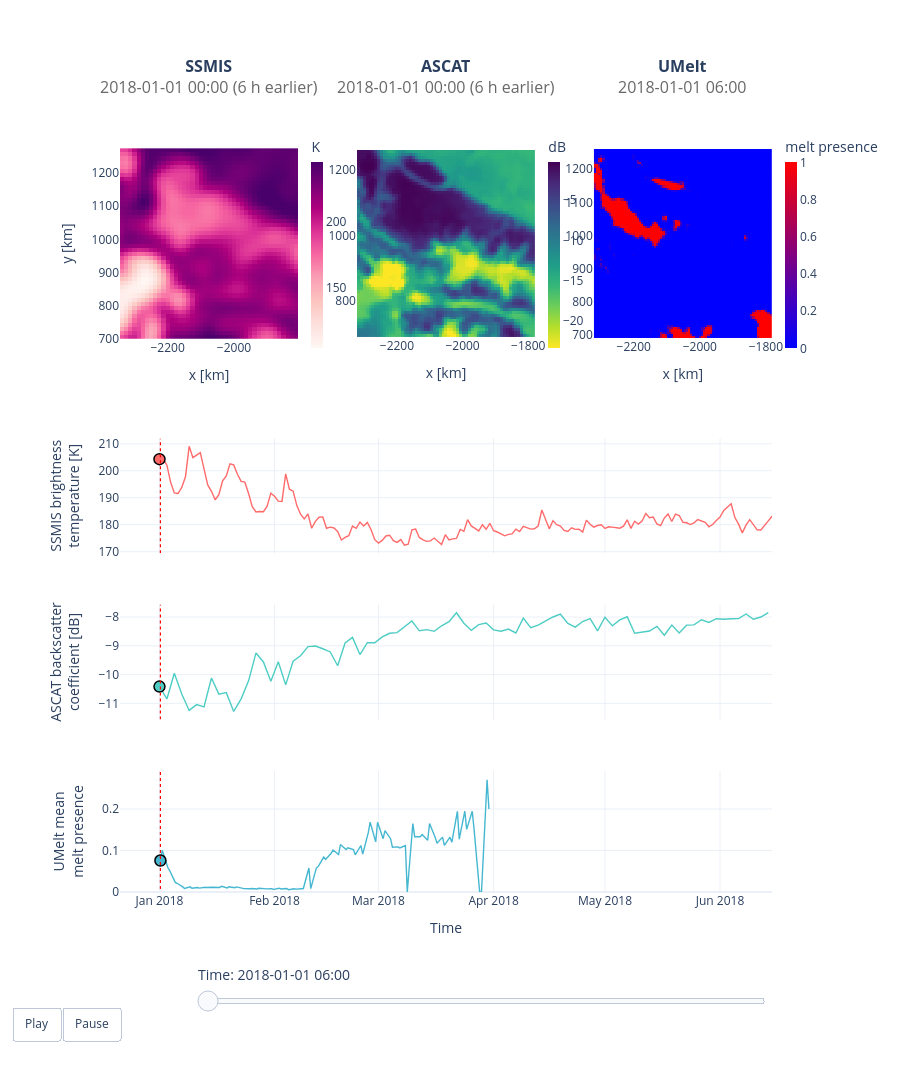

This figure's notebook cell:
### Markdown cell above
On the first row it shows two of the model's inputs, SSMIS and ASCAT, and the models's outpu, UMelt.   
Below, the timeseries shows the average value at the selected location for each timestep within the selected window.

The model actually gets a third input, a climatology obtained from Sentinel-1 average backscatter intensity over 
the years.  
 Since Sentinel-1 data are not provided by the API they are not reported here.

### Code cell
from dtc_is_notebook_helpers.uc4_umelt_plotting_helpers import build_umelt_explorer

fig_explorer = build_umelt_explorer(ssmis_ds, ascat_ds, umelt_ds)
fig_explorer.show()

### Figure 1 — Plotly figure (JSON) as saved in the notebook; plotly's stock layout.template omitted (floating-point values rounded to 4 significant figures; data arrays with more than 128 entries replaced by an {"elided": "..."} marker saying what was removed)
{"data": [{"coloraxis": "coloraxis", "hoverongaps": false, "hovertemplate": "x %{x:.1f} km<br>y %{y:.1f} km<br>%{z:.3g} K<extra>SSMIS</extra>", "type": "heatmap", "x": [-2338.0, -2325.0, -2312.0, -2300.0, -2288.0, -2275.0, -2262.0, -2250.0, -2238.0, -2225.0, -2212.0, -2200.0, -2188.0, -2175.0, -2162.0, -2150.0, -2138.0, -2125.0, -2112.0, -2100.0, -2088.0, -2075.0, -2062.0, -2050.0, -2038.0, -2025.0, -2012.0, -2000.0, -1988.0, -1975.0, -1962.0, -1950.0, -1938.0, -1925.0, -1912.0, -1900.0, -1888.0, -1875.0, -1862.0, -1850.0, -1838.0, -1825.0, -1812.0], "xaxis": "x", "y": [1269.0, 1256.0, 1244.0, 1231.0, 1219.0, 1206.0, 1194.0, 1181.0, 1169.0, 1156.0, 1144.0, 1131.0, 1119.0, 1106.0, 1094.0, 1081.0, 1069.0, 1056.0, 1044.0, 1031.0, 1019.0, 1006.0, 993.8, 981.2, 968.8, 956.2, 943.8, 931.2, 918.8, 906.2, 893.8, 881.2, 868.8, 856.2, 843.8, 831.2, 818.8, 806.2, 793.8, 781.2, 768.8, 756.2, 743.8, 731.2, 718.8, 706.2], "yaxis": "y", "z": {"elided": "46x43 float values"}}, {"coloraxis": "coloraxis2", "hoverongaps": false, "hovertemplate": "x %{x:.1f} km<br>y %{y:.1f} km<br>%{z:.3g} dB<extra>ASCAT</extra>", "type": "heatmap", "x": [-2318.0, -2309.0, -2300.0, -2291.0, -2282.0, -2273.0, -2264.0, -2255.0, -2246.0, -2237.0, -2229.0, -2220.0, -2211.0, -2202.0, -2193.0, -2184.0, -2175.0, -2166.0, -2157.0, -2148.0, -2140.0, -2131.0, -2122.0, -2113.0, -2104.0, -2095.0, -2086.0, -2077.0, -2068.0, -2059.0, -2051.0, -2042.0, -2033.0, -2024.0, -2015.0, -2006.0, -1997.0, -1988.0, -1979.0, -1970.0, -1962.0, -1953.0, -1944.0, -1935.0, -1926.0, -1917.0, -1908.0, -1899.0, -1890.0, -1881.0, -1873.0, -1864.0, -1855.0, -1846.0, -1837.0, -1828.0, -1819.0, -1810.0, -1801.0, -1792.0, -1784.0], "xaxis": "x2", "y": [1256.0, 1247.0, 1238.0, 1229.0, 1220.0, 1211.0, 1202.0, 1194.0, 1185.0, 1176.0, 1167.0, 1158.0, 1149.0, 1140.0, 1131.0, 1122.0, 1113.0, 1105.0, 1096.0, 1087.0, 1078.0, 1069.0, 1060.0, 1051.0, 1042.0, 1033.0, 1024.0, 1016.0, 1007.0, 997.7, 988.8, 979.9, 971.0, 962.1, 953.2, 944.3, 935.4, 926.5, 917.6, 908.7, 899.8, 890.9, 882.0, 873.1, 864.2, 855.3, 846.4, 837.5, 828.6, 819.7, 810.8, 801.9, 793.0, 784.1, 775.2, 766.3, 757.4, 748.5, 739.6, 730.7, 721.8, 712.9, 704.0, 695.1], "yaxis": "y2", "z": {"elided": "64x61 float values"}}, {"coloraxis": "coloraxis3", "hoverongaps": false, "hovertemplate": "x %{x:.1f} km<br>y %{y:.1f} km<br>%{z:.3g} melt presence<extra>UMelt</extra>", "type": "heatmap", "x": [-2318.0, -2311.0, -2305.0, -2298.0, -2292.0, -2285.0, -2279.0, -2272.0, -2266.0, -2259.0, -2253.0, -2246.0, -2240.0, -2233.0, -2227.0, -2220.0, -2214.0, -2207.0, -2201.0, -2194.0, -2188.0, -2181.0, -2175.0, -2168.0, -2162.0, -2155.0, -2149.0, -2142.0, -2136.0, -2129.0, -2123.0, -2116.0, -2110.0, -2103.0, -2097.0, -2090.0, -2084.0, -2077.0, -2071.0, -2064.0, -2058.0, -2051.0, -2045.0, -2038.0, -2032.0, -2025.0, -2019.0, -2012.0, -2006.0, -1999.0, -1993.0, -1986.0, -1980.0, -1973.0, -1967.0, -1960.0, -1954.0, -1947.0, -1941.0, -1934.0, -1928.0, -1921.0, -1915.0, -1908.0, -1902.0, -1895.0, -1889.0, -1882.0, -1876.0, -1869.0, -1863.0, -1856.0, -1850.0, -1843.0, -1837.0, -1830.0, -1824.0, -1817.0, -1811.0, -1804.0, -1798.0, -1791.0, -1785.0], "xaxis": "x3", "y": [1258.0, 1252.0, 1245.0, 1239.0, 1232.0, 1226.0, 1219.0, 1213.0, 1206.0, 1200.0, 1193.0, 1187.0, 1180.0, 1174.0, 1167.0, 1161.0, 1154.0, 1148.0, 1141.0, 1135.0, 1128.0, 1122.0, 1115.0, 1109.0, 1102.0, 1096.0, 1089.0, 1083.0, 1076.0, 1070.0, 1063.0, 1057.0, 1050.0, 1044.0, 1037.0, 1031.0, 1024.0, 1018.0, 1011.0, 1005.0, 998.2, 991.8, 985.2, 978.8, 972.2, 965.8, 959.2, 952.8, 946.2, 939.8, 933.2, 926.8, 920.2, 913.8, 907.2, 900.8, 894.2, 887.8, 881.2, 874.8, 868.2, 861.8, 855.2, 848.8, 842.2, 835.8, 829.2, 822.8, 816.2, 809.8, 803.2, 796.8, 790.2, 783.8, 777.2, 770.8, 764.2, 757.8, 751.2, 744.8, 738.2, 731.8, 725.2, 718.8, 712.2, 705.8, 699.2, 692.8], "yaxis": "y3", "z": {"elided": "88x83 float values"}}, {"connectgaps": false, "hovertemplate": "%{x|%Y-%m-%d %H:%M}<br>%{y:.3g}<extra>SSMIS</extra>", "line": {"color": "#FF6B6B", "width": 1.4}, "mode": "lines", "type": "scatter", "x": {"elided": "166 str values"}, "xaxis": "x4", "y": {"elided": "166 float values"}, "yaxis": "y4"}, {"connectgaps": false, "hovertemplate": "%{x|%Y-%m-%d %H:%M}<br>%{y:.3g}<extra>ASCAT</extra>", "line": {"color": "#4ECDC4", "width": 1.4}, "mode": "lines", "type": "scatter", "x": ["2018-01-01T00:00:00", "2018-01-03T00:00:00", "2018-01-05T00:00:00", "2018-01-07T00:00:00", "2018-01-09T00:00:00", "2018-01-11T00:00:00", "2018-01-13T00:00:00", "2018-01-15T00:00:00", "2018-01-17T00:00:00", "2018-01-19T00:00:00", "2018-01-21T00:00:00", "2018-01-23T00:00:00", "2018-01-25T00:00:00", "2018-01-27T00:00:00", "2018-01-29T00:00:00", "2018-01-31T00:00:00", "2018-02-02T00:00:00", "2018-02-04T00:00:00", "2018-02-06T00:00:00", "2018-02-08T00:00:00", "2018-02-10T00:00:00", "2018-02-12T00:00:00", "2018-02-14T00:00:00", "2018-02-16T00:00:00", "2018-02-18T00:00:00", "2018-02-20T00:00:00", "2018-02-22T00:00:00", "2018-02-24T00:00:00", "2018-02-26T00:00:00", "2018-02-28T00:00:00", "2018-03-02T00:00:00", "2018-03-04T00:00:00", "2018-03-06T00:00:00", "2018-03-08T00:00:00", "2018-03-10T00:00:00", "2018-03-12T00:00:00", "2018-03-14T00:00:00", "2018-03-16T00:00:00", "2018-03-18T00:00:00", "2018-03-20T00:00:00", "2018-03-22T00:00:00", "2018-03-24T00:00:00", "2018-03-26T00:00:00", "2018-03-28T00:00:00", "2018-03-30T00:00:00", "2018-04-01T00:00:00", "2018-04-03T00:00:00", "2018-04-05T00:00:00", "2018-04-07T00:00:00", "2018-04-09T00:00:00", "2018-04-11T00:00:00", "2018-04-13T00:00:00", "2018-04-15T00:00:00", "2018-04-17T00:00:00", "2018-04-19T00:00:00", "2018-04-21T00:00:00", "2018-04-23T00:00:00", "2018-04-25T00:00:00", "2018-04-27T00:00:00", "2018-04-29T00:00:00", "2018-05-01T00:00:00", "2018-05-03T00:00:00", "2018-05-05T00:00:00", "2018-05-07T00:00:00", "2018-05-09T00:00:00", "2018-05-11T00:00:00", "2018-05-13T00:00:00", "2018-05-15T00:00:00", "2018-05-17T00:00:00", "2018-05-19T00:00:00", "2018-05-21T00:00:00", "2018-05-23T00:00:00", "2018-05-25T00:00:00", "2018-05-27T00:00:00", "2018-05-29T00:00:00", "2018-05-31T00:00:00", "2018-06-02T00:00:00", "2018-06-04T00:00:00", "2018-06-06T00:00:00", "2018-06-08T00:00:00", "2018-06-10T00:00:00", "2018-06-12T00:00:00", "2018-06-14T00:00:00"], "xaxis": "x5", "y": [-10.42, -10.85, -9.952, -10.67, -11.24, -11.04, -11.12, -10.12, -10.68, -10.63, -11.28, -10.84, -10.22, -9.248, -9.56, -10.23, -9.553, -10.36, -9.537, -9.344, -9.027, -9.006, -9.103, -9.213, -9.693, -8.902, -8.71, -9.304, -8.893, -8.892, -8.69, -8.565, -8.543, -8.336, -8.14, -8.48, -8.439, -8.499, -8.304, -8.163, -7.853, -8.214, -8.465, -8.263, -8.212, -8.447, -8.493, -8.417, -8.555, -8.04, -8.37, -8.282, -8.144, -8.0, -7.903, -8.22, -8.352, -8.156, -8.054, -8.479, -8.006, -8.308, -8.101, -7.991, -8.565, -8.531, -8.486, -8.327, -8.635, -8.282, -8.554, -8.283, -8.274, -8.094, -8.188, -8.059, -8.078, -8.06, -8.057, -7.896, -8.076, -8.0, -7.845], "yaxis": "y5"}, {"connectgaps": false, "hovertemplate": "%{x|%Y-%m-%d %H:%M}<br>%{y:.3g}<extra>UMelt</extra>", "line": {"color": "#45B7D1", "width": 1.4}, "mode": "lines", "type": "scatter", "x": ["2018-01-01T06:00:00", "2018-01-01T18:00:00", "2018-01-03T06:00:00", "2018-01-03T18:00:00", "2018-01-05T06:00:00", "2018-01-05T18:00:00", "2018-01-07T06:00:00", "2018-01-07T18:00:00", "2018-01-09T06:00:00", "2018-01-09T18:00:00", "2018-01-11T06:00:00", "2018-01-11T18:00:00", "2018-01-13T06:00:00", "2018-01-13T18:00:00", "2018-01-15T06:00:00", "2018-01-15T18:00:00", "2018-01-17T06:00:00", "2018-01-17T18:00:00", "2018-01-19T06:00:00", "2018-01-19T18:00:00", "2018-01-21T06:00:00", "2018-01-21T18:00:00", "2018-01-23T06:00:00", "2018-01-23T18:00:00", "2018-01-25T06:00:00", "2018-01-25T18:00:00", "2018-01-27T06:00:00", "2018-01-27T18:00:00", "2018-01-29T06:00:00", "2018-01-29T18:00:00", "2018-01-31T06:00:00", "2018-01-31T18:00:00", "2018-02-02T06:00:00", "2018-02-02T18:00:00", "2018-02-04T06:00:00", "2018-02-04T18:00:00", "2018-02-06T06:00:00", "2018-02-06T18:00:00", "2018-02-08T06:00:00", "2018-02-08T18:00:00", "2018-02-10T06:00:00", "2018-02-10T18:00:00", "2018-02-12T06:00:00", "2018-02-12T18:00:00", "2018-02-14T06:00:00", "2018-02-14T18:00:00", "2018-02-16T06:00:00", "2018-02-16T18:00:00", "2018-02-18T06:00:00", "2018-02-18T18:00:00", "2018-02-20T06:00:00", "2018-02-20T18:00:00", "2018-02-22T06:00:00", "2018-02-22T18:00:00", "2018-02-24T06:00:00", "2018-02-24T18:00:00", "2018-02-26T06:00:00", "2018-02-26T18:00:00", "2018-02-28T06:00:00", "2018-02-28T18:00:00", "2018-03-02T06:00:00", "2018-03-02T18:00:00", "2018-03-04T06:00:00", "2018-03-04T18:00:00", "2018-03-06T06:00:00", "2018-03-06T18:00:00", "2018-03-08T06:00:00", "2018-03-08T18:00:00", "2018-03-10T06:00:00", "2018-03-10T18:00:00", "2018-03-12T06:00:00", "2018-03-12T18:00:00", "2018-03-14T06:00:00", "2018-03-14T18:00:00", "2018-03-16T06:00:00", "2018-03-16T18:00:00", "2018-03-18T06:00:00", "2018-03-18T18:00:00", "2018-03-20T06:00:00", "2018-03-20T18:00:00", "2018-03-22T06:00:00", "2018-03-22T18:00:00", "2018-03-24T06:00:00", "2018-03-24T18:00:00", "2018-03-26T06:00:00", "2018-03-26T18:00:00", "2018-03-28T06:00:00", "2018-03-28T18:00:00", "2018-03-30T06:00:00", "2018-03-30T18:00:00"], "xaxis": "x6", "y": [0.07579, 0.1006, 0.05902, 0.05168, 0.02318, 0.02105, 0.01233, 0.008378, 0.01238, 0.009156, 0.01069, 0.009399, 0.01155, 0.01069, 0.01157, 0.01139, 0.01094, 0.01386, 0.009828, 0.01259, 0.01023, 0.01224, 0.008092, 0.008127, 0.007647, 0.008567, 0.007403, 0.008985, 0.008241, 0.007619, 0.007653, 0.006465, 0.009119, 0.00723, 0.008593, 0.005616, 0.007953, 0.007062, 0.007952, 0.008313, 0.05772, 0.008002, 0.05769, 0.06112, 0.08414, 0.07837, 0.09335, 0.1012, 0.09027, 0.1143, 0.1023, 0.1064, 0.1023, 0.0895, 0.1121, 0.09131, 0.1429, 0.1681, 0.1207, 0.1681, 0.1285, 0.1477, 0.1284, 0.108, 0.1087, 0.1061, 0.1117, 0.0, 0.165, 0.1333, 0.1333, 0.1385, 0.1247, 0.1651, 0.1322, 0.1175, 0.1322, 0.1122, 0.1322, 0.1197, 0.1945, 0.1275, 0.1946, 0.1509, 0.1946, 0.1509, 0.0, 0.0, 0.2702, 0.1997], "yaxis": "y6"}, {"hoverinfo": "skip", "marker": {"color": "#FF6B6B", "line": {"color": "black", "width": 1.5}, "size": 11}, "mode": "markers", "type": "scatter", "x": ["2018-01-01T00:00:00"], "xaxis": "x4", "y": [204.3], "yaxis": "y4"}, {"hoverinfo": "skip", "marker": {"color": "#4ECDC4", "line": {"color": "black", "width": 1.5}, "size": 11}, "mode": "markers", "type": "scatter", "x": ["2018-01-01T00:00:00"], "xaxis": "x5", "y": [-10.42], "yaxis": "y5"}, {"hoverinfo": "skip", "marker": {"color": "#45B7D1", "line": {"color": "black", "width": 1.5}, "size": 11}, "mode": "markers", "type": "scatter", "x": ["2018-01-01T06:00:00"], "xaxis": "x6", "y": [0.07579], "yaxis": "y6"}, {"hoverinfo": "skip", "line": {"color": "red", "dash": "dot", "width": 1.2}, "mode": "lines", "type": "scatter", "x": ["2018-01-01T06:00:00", "2018-01-01T06:00:00"], "xaxis": "x4", "y": [169.5, 212.0], "yaxis": "y4"}, {"hoverinfo": "skip", "line": {"color": "red", "dash": "dot", "width": 1.2}, "mode": "lines", "type": "scatter", "x": ["2018-01-01T06:00:00", "2018-01-01T06:00:00"], "xaxis": "x5", "y": [-11.56, -7.57], "yaxis": "y5"}, {"hoverinfo": "skip", "line": {"color": "red", "dash": "dot", "width": 1.2}, "mode": "lines", "type": "scatter", "x": ["2018-01-01T06:00:00", "2018-01-01T06:00:00"], "xaxis": "x6", "y": [-0.02162, 0.2919], "yaxis": "y6"}, {"coloraxis": "coloraxis", "hoverinfo": "skip", "opacity": 0, "type": "heatmap", "x": [-2338.0, -2337.0], "xaxis": "x", "y": [1269.0], "yaxis": "y", "z": [[104.7, 244.4]]}, {"coloraxis": "coloraxis2", "hoverinfo": "skip", "opacity": 0, "type": "heatmap", "x": [-2318.0, -2318.0], "xaxis": "x2", "y": [1256.0], "yaxis": "y2", "z": [[-23.4, -0.3137]]}, {"coloraxis": "coloraxis3", "hoverinfo": "skip", "opacity": 0, "type": "heatmap", "x": [-2318.0, -2318.0], "xaxis": "x3", "y": [1258.0], "yaxis": "y3", "z": [[0, 1]]}], "layout": {"annotations": [{"font": {"size": 16}, "showarrow": false, "text": "<b>SSMIS</b><br><span style='color:dimgray'>2018-01-01 00:00 (6 h earlier)</span>", "x": 0.1367, "xanchor": "center", "xref": "paper", "y": 1, "yanchor": "bottom", "yref": "paper"}, {"font": {"size": 16}, "showarrow": false, "text": "<b>ASCAT</b><br><span style='color:dimgray'>2018-01-01 00:00 (6 h earlier)</span>", "x": 0.5, "xanchor": "center", "xref": "paper", "y": 1, "yanchor": "bottom", "yref": "paper"}, {"font": {"size": 16}, "showarrow": false, "text": "<b>UMelt</b><br><span style='color:dimgray'>2018-01-01 06:00</span>", "x": 0.8633, "xanchor": "center", "xref": "paper", "y": 1, "yanchor": "bottom", "yref": "paper"}], "coloraxis": {"cmax": 244.4, "cmin": 104.7, "colorbar": {"len": 0.2898, "thickness": 12, "title": {"text": "K"}, "x": 0.2783, "xanchor": "left", "y": 0.8189}, "colorscale": [[0, "rgb(255,247,243)"], [0.125, "rgb(253,224,221)"], [0.25, "rgb(252,197,192)"], [0.375, "rgb(250,159,181)"], [0.5, "rgb(247,104,161)"], [0.625, "rgb(221,52,151)"], [0.75, "rgb(174,1,126)"], [0.875, "rgb(122,1,119)"], [1, "rgb(73,0,106)"]], "reversescale": false}, "coloraxis2": {"cmax": -0.3137, "cmin": -23.4, "colorbar": {"len": 0.2898, "thickness": 12, "title": {"text": "dB"}, "x": 0.6417, "xanchor": "left", "y": 0.8189}, "colorscale": [[0, "#440154"], [0.1111, "#482878"], [0.2222, "#3e4989"], [0.3333, "#31688e"], [0.4444, "#26828e"], [0.5556, "#1f9e89"], [0.6667, "#35b779"], [0.7778, "#6ece58"], [0.8889, "#b5de2b"], [1, "#fde725"]], "reversescale": true}, "coloraxis3": {"cmax": 1, "cmin": 0, "colorbar": {"len": 0.2898, "thickness": 12, "title": {"text": "melt presence"}, "x": 1.005, "xanchor": "left", "y": 0.8189}, "colorscale": [[0, "rgb(0,0,255)"], [1, "rgb(255,0,0)"]], "reversescale": false}, "height": 1100, "margin": {"b": 200, "l": 80, "r": 120, "t": 100}, "meta": {"approx_mb": 6.6, "coarsen": {"ascat": 2, "ssmis": 2, "umelt": 13}, "reference": "umelt", "steps": 90}, "showlegend": false, "sliders": [{"active": 0, "currentvalue": {"font": {"color": "#2a3f5f", "size": 14}, "prefix": "Time: "}, "font": {"color": "rgba(0,0,0,0)"}, "len": 0.88, "pad": {"t": 70}, "steps": [{"args": [["0"], {"frame": {"duration": 0, "redraw": true}, "mode": "immediate", "transition": {"duration": 0}}], "label": "2018-01-01 06:00", "method": "animate"}, {"args": [["1"], {"frame": {"duration": 0, "redraw": true}, "mode": "immediate", "transition": {"duration": 0}}], "label": "2018-01-01 18:00", "method": "animate"}, {"args": [["2"], {"frame": {"duration": 0, "redraw": true}, "mode": "immediate", "transition": {"duration": 0}}], "label": "2018-01-03 06:00", "method": "animate"}, {"args": [["3"], {"frame": {"duration": 0, "redraw": true}, "mode": "immediate", "transition": {"duration": 0}}], "label": "2018-01-03 18:00", "method": "animate"}, {"args": [["4"], {"frame": {"duration": 0, "redraw": true}, "mode": "immediate", "transition": {"duration": 0}}], "label": "2018-01-05 06:00", "method": "animate"}, {"args": [["5"], {"frame": {"duration": 0, "redraw": true}, "mode": "immediate", "transition": {"duration": 0}}], "label": "2018-01-05 18:00", "method": "animate"}, {"args": [["6"], {"frame": {"duration": 0, "redraw": true}, "mode": "immediate", "transition": {"duration": 0}}], "label": "2018-01-07 06:00", "method": "animate"}, {"args": [["7"], {"frame": {"duration": 0, "redraw": true}, "mode": "immediate", "transition": {"duration": 0}}], "label": "2018-01-07 18:00", "method": "animate"}, {"args": [["8"], {"frame": {"duration": 0, "redraw": true}, "mode": "immediate", "transition": {"duration": 0}}], "label": "2018-01-09 06:00", "method": "animate"}, {"args": [["9"], {"frame": {"duration": 0, "redraw": true}, "mode": "immediate", "transition": {"duration": 0}}], "label": "2018-01-09 18:00", "method": "animate"}, {"args": [["10"], {"frame": {"duration": 0, "redraw": true}, "mode": "immediate", "transition": {"duration": 0}}], "label": "2018-01-11 06:00", "method": "animate"}, {"args": [["11"], {"frame": {"duration": 0, "redraw": true}, "mode": "immediate", "transition": {"duration": 0}}], "label": "2018-01-11 18:00", "method": "animate"}, {"args": [["12"], {"frame": {"duration": 0, "redraw": true}, "mode": "immediate", "transition": {"duration": 0}}], "label": "2018-01-13 06:00", "method": "animate"}, {"args": [["13"], {"frame": {"duration": 0, "redraw": true}, "mode": "immediate", "transition": {"duration": 0}}], "label": "2018-01-13 18:00", "method": "animate"}, {"args": [["14"], {"frame": {"duration": 0, "redraw": true}, "mode": "immediate", "transition": {"duration": 0}}], "label": "2018-01-15 06:00", "method": "animate"}, {"args": [["15"], {"frame": {"duration": 0, "redraw": true}, "mode": "immediate", "transition": {"duration": 0}}], "label": "2018-01-15 18:00", "method": "animate"}, {"args": [["16"], {"frame": {"duration": 0, "redraw": true}, "mode": "immediate", "transition": {"duration": 0}}], "label": "2018-01-17 06:00", "method": "animate"}, {"args": [["17"], {"frame": {"duration": 0, "redraw": true}, "mode": "immediate", "transition": {"duration": 0}}], "label": "2018-01-17 18:00", "method": "animate"}, {"args": [["18"], {"frame": {"duration": 0, "redraw": true}, "mode": "immediate", "transition": {"duration": 0}}], "label": "2018-01-19 06:00", "method": "animate"}, {"args": [["19"], {"frame": {"duration": 0, "redraw": true}, "mode": "immediate", "transition": {"duration": 0}}], "label": "2018-01-19 18:00", "method": "animate"}, {"args": [["20"], {"frame": {"duration": 0, "redraw": true}, "mode": "immediate", "transition": {"duration": 0}}], "label": "2018-01-21 06:00", "method": "animate"}, {"args": [["21"], {"frame": {"duration": 0, "redraw": true}, "mode": "immediate", "transition": {"duration": 0}}], "label": "2018-01-21 18:00", "method": "animate"}, {"args": [["22"], {"frame": {"duration": 0, "redraw": true}, "mode": "immediate", "transition": {"duration": 0}}], "label": "2018-01-23 06:00", "method": "animate"}, {"args": [["23"], {"frame": {"duration": 0, "redraw": true}, "mode": "immediate", "transition": {"duration": 0}}], "label": "2018-01-23 18:00", "method": "animate"}, {"args": [["24"], {"frame": {"duration": 0, "redraw": true}, "mode": "immediate", "transition": {"duration": 0}}], "label": "2018-01-25 06:00", "method": "animate"}, {"args": [["25"], {"frame": {"duration": 0, "redraw": true}, "mode": "immediate", "transition": {"duration": 0}}], "label": "2018-01-25 18:00", "method": "animate"}, {"args": [["26"], {"frame": {"duration": 0, "redraw": true}, "mode": "immediate", "transition": {"duration": 0}}], "label": "2018-01-27 06:00", "method": "animate"}, {"args": [["27"], {"frame": {"duration": 0, "redraw": true}, "mode": "immediate", "transition": {"duration": 0}}], "label": "2018-01-27 18:00", "method": "animate"}, {"args": [["28"], {"frame": {"duration": 0, "redraw": true}, "mode": "immediate", "transition": {"duration": 0}}], "label": "2018-01-29 06:00", "method": "animate"}, {"args": [["29"], {"frame": {"duration": 0, "redraw": true}, "mode": "immediate", "transition": {"duration": 0}}], "label": "2018-01-29 18:00", "method": "animate"}, {"args": [["30"], {"frame": {"duration": 0, "redraw": true}, "mode": "immediate", "transition": {"duration": 0}}], "label": "2018-01-31 06:00", "method": "animate"}, {"args": [["31"], {"frame": {"duration": 0, "redraw": true}, "mode": "immediate", "transition": {"duration": 0}}], "label": "2018-01-31 18:00", "method": "animate"}, {"args": [["32"], {"frame": {"duration": 0, "redraw": true}, "mode": "immediate", "transition": {"duration": 0}}], "label": "2018-02-02 06:00", "method": "animate"}, {"args": [["33"], {"frame": {"duration": 0, "redraw": true}, "mode": "immediate", "transition": {"duration": 0}}], "label": "2018-02-02 18:00", "method": "animate"}, {"args": [["34"], {"frame": {"duration": 0, "redraw": true}, "mode": "immediate", "transition": {"duration": 0}}], "label": "2018-02-04 06:00", "method": "animate"}, {"args": [["35"], {"frame": {"duration": 0, "redraw": true}, "mode": "immediate", "transition": {"duration": 0}}], "label": "2018-02-04 18:00", "method": "animate"}, {"args": [["36"], {"frame": {"duration": 0, "redraw": true}, "mode": "immediate", "transition": {"duration": 0}}], "label": "2018-02-06 06:00", "method": "animate"}, {"args": [["37"], {"frame": {"duration": 0, "redraw": true}, "mode": "immediate", "transition": {"duration": 0}}], "label": "2018-02-06 18:00", "method": "animate"}, {"args": [["38"], {"frame": {"duration": 0, "redraw": true}, "mode": "immediate", "transition": {"duration": 0}}], "label": "2018-02-08 06:00", "method": "animate"}, {"args": [["39"], {"frame": {"duration": 0, "redraw": true}, "mode": "immediate", "transition": {"duration": 0}}], "label": "2018-02-08 18:00", "method": "animate"}, {"args": [["40"], {"frame": {"duration": 0, "redraw": true}, "mode": "immediate", "transition": {"duration": 0}}], "label": "2018-02-10 06:00", "method": "animate"}, {"args": [["41"], {"frame": {"duration": 0, "redraw": true}, "mode": "immediate", "transition": {"duration": 0}}], "label": "2018-02-10 18:00", "method": "animate"}, {"args": [["42"], {"frame": {"duration": 0, "redraw": true}, "mode": "immediate", "transition": {"duration": 0}}], "label": "2018-02-12 06:00", "method": "animate"}, {"args": [["43"], {"frame": {"duration": 0, "redraw": true}, "mode": "immediate", "transition": {"duration": 0}}], "label": "2018-02-12 18:00", "method": "animate"}, {"args": [["44"], {"frame": {"duration": 0, "redraw": true}, "mode": "immediate", "transition": {"duration": 0}}], "label": "2018-02-14 06:00", "method": "animate"}, {"args": [["45"], {"frame": {"duration": 0, "redraw": true}, "mode": "immediate", "transition": {"duration": 0}}], "label": "2018-02-14 18:00", "method": "animate"}, {"args": [["46"], {"frame": {"duration": 0, "redraw": true}, "mode": "immediate", "transition": {"duration": 0}}], "label": "2018-02-16 06:00", "method": "animate"}, {"args": [["47"], {"frame": {"duration": 0, "redraw": true}, "mode": "immediate", "transition": {"duration": 0}}], "label": "2018-02-16 18:00", "method": "animate"}, {"args": [["48"], {"frame": {"duration": 0, "redraw": true}, "mode": "immediate", "transition": {"duration": 0}}], "label": "2018-02-18 06:00", "method": "animate"}, {"args": [["49"], {"frame": {"duration": 0, "redraw": true}, "mode": "immediate", "transition": {"duration": 0}}], "label": "2018-02-18 18:00", "method": "animate"}, {"args": [["50"], {"frame": {"duration": 0, "redraw": true}, "mode": "immediate", "transition": {"duration": 0}}], "label": "2018-02-20 06:00", "method": "animate"}, {"args": [["51"], {"frame": {"duration": 0, "redraw": true}, "mode": "immediate", "transition": {"duration": 0}}], "label": "2018-02-20 18:00", "method": "animate"}, {"args": [["52"], {"frame": {"duration": 0, "redraw": true}, "mode": "immediate", "transition": {"duration": 0}}], "label": "2018-02-22 06:00", "method": "animate"}, {"args": [["53"], {"frame": {"duration": 0, "redraw": true}, "mode": "immediate", "transition": {"duration": 0}}], "label": "2018-02-22 18:00", "method": "animate"}, {"args": [["54"], {"frame": {"duration": 0, "redraw": true}, "mode": "immediate", "transition": {"duration": 0}}], "label": "2018-02-24 06:00", "method": "animate"}, {"args": [["55"], {"frame": {"duration": 0, "redraw": true}, "mode": "immediate", "transition": {"duration": 0}}], "label": "2018-02-24 18:00", "method": "animate"}, {"args": [["56"], {"frame": {"duration": 0, "redraw": true}, "mode": "immediate", "transition": {"duration": 0}}], "label": "2018-02-26 06:00", "method": "animate"}, {"args": [["57"], {"frame": {"duration": 0, "redraw": true}, "mode": "immediate", "transition": {"duration": 0}}], "label": "2018-02-26 18:00", "method": "animate"}, {"args": [["58"], {"frame": {"duration": 0, "redraw": true}, "mode": "immediate", "transition": {"duration": 0}}], "label": "2018-02-28 06:00", "method": "animate"}, {"args": [["59"], {"frame": {"duration": 0, "redraw": true}, "mode": "immediate", "transition": {"duration": 0}}], "label": "2018-02-28 18:00", "method": "animate"}, {"args": [["60"], {"frame": {"duration": 0, "redraw": true}, "mode": "immediate", "transition": {"duration": 0}}], "label": "2018-03-02 06:00", "method": "animate"}, {"args": [["61"], {"frame": {"duration": 0, "redraw": true}, "mode": "immediate", "transition": {"duration": 0}}], "label": "2018-03-02 18:00", "method": "animate"}, {"args": [["62"], {"frame": {"duration": 0, "redraw": true}, "mode": "immediate", "transition": {"duration": 0}}], "label": "2018-03-04 06:00", "method": "animate"}, {"args": [["63"], {"frame": {"duration": 0, "redraw": true}, "mode": "immediate", "transition": {"duration": 0}}], "label": "2018-03-04 18:00", "method": "animate"}, {"args": [["64"], {"frame": {"duration": 0, "redraw": true}, "mode": "immediate", "transition": {"duration": 0}}], "label": "2018-03-06 06:00", "method": "animate"}, {"args": [["65"], {"frame": {"duration": 0, "redraw": true}, "mode": "immediate", "transition": {"duration": 0}}], "label": "2018-03-06 18:00", "method": "animate"}, {"args": [["66"], {"frame": {"duration": 0, "redraw": true}, "mode": "immediate", "transition": {"duration": 0}}], "label": "2018-03-08 06:00", "method": "animate"}, {"args": [["67"], {"frame": {"duration": 0, "redraw": true}, "mode": "immediate", "transition": {"duration": 0}}], "label": "2018-03-08 18:00", "method": "animate"}, {"args": [["68"], {"frame": {"duration": 0, "redraw": true}, "mode": "immediate", "transition": {"duration": 0}}], "label": "2018-03-10 06:00", "method": "animate"}, {"args": [["69"], {"frame": {"duration": 0, "redraw": true}, "mode": "immediate", "transition": {"duration": 0}}], "label": "2018-03-10 18:00", "method": "animate"}, {"args": [["70"], {"frame": {"duration": 0, "redraw": true}, "mode": "immediate", "transition": {"duration": 0}}], "label": "2018-03-12 06:00", "method": "animate"}, {"args": [["71"], {"frame": {"duration": 0, "redraw": true}, "mode": "immediate", "transition": {"duration": 0}}], "label": "2018-03-12 18:00", "method": "animate"}, {"args": [["72"], {"frame": {"duration": 0, "redraw": true}, "mode": "immediate", "transition": {"duration": 0}}], "label": "2018-03-14 06:00", "method": "animate"}, {"args": [["73"], {"frame": {"duration": 0, "redraw": true}, "mode": "immediate", "transition": {"duration": 0}}], "label": "2018-03-14 18:00", "method": "animate"}, {"args": [["74"], {"frame": {"duration": 0, "redraw": true}, "mode": "immediate", "transition": {"duration": 0}}], "label": "2018-03-16 06:00", "method": "animate"}, {"args": [["75"], {"frame": {"duration": 0, "redraw": true}, "mode": "immediate", "transition": {"duration": 0}}], "label": "2018-03-16 18:00", "method": "animate"}, {"args": [["76"], {"frame": {"duration": 0, "redraw": true}, "mode": "immediate", "transition": {"duration": 0}}], "label": "2018-03-18 06:00", "method": "animate"}, {"args": [["77"], {"frame": {"duration": 0, "redraw": true}, "mode": "immediate", "transition": {"duration": 0}}], "label": "2018-03-18 18:00", "method": "animate"}, {"args": [["78"], {"frame": {"duration": 0, "redraw": true}, "mode": "immediate", "transition": {"duration": 0}}], "label": "2018-03-20 06:00", "method": "animate"}, {"args": [["79"], {"frame": {"duration": 0, "redraw": true}, "mode": "immediate", "transition": {"duration": 0}}], "label": "2018-03-20 18:00", "method": "animate"}, {"args": [["80"], {"frame": {"duration": 0, "redraw": true}, "mode": "immediate", "transition": {"duration": 0}}], "label": "2018-03-22 06:00", "method": "animate"}, {"args": [["81"], {"frame": {"duration": 0, "redraw": true}, "mode": "immediate", "transition": {"duration": 0}}], "label": "2018-03-22 18:00", "method": "animate"}, {"args": [["82"], {"frame": {"duration": 0, "redraw": true}, "mode": "immediate", "transition": {"duration": 0}}], "label": "2018-03-24 06:00", "method": "animate"}, {"args": [["83"], {"frame": {"duration": 0, "redraw": true}, "mode": "immediate", "transition": {"duration": 0}}], "label": "2018-03-24 18:00", "method": "animate"}, {"args": [["84"], {"frame": {"duration": 0, "redraw": true}, "mode": "immediate", "transition": {"duration": 0}}], "label": "2018-03-26 06:00", "method": "animate"}, {"args": [["85"], {"frame": {"duration": 0, "redraw": true}, "mode": "immediate", "transition": {"duration": 0}}], "label": "2018-03-26 18:00", "method": "animate"}, {"args": [["86"], {"frame": {"duration": 0, "redraw": true}, "mode": "immediate", "transition": {"duration": 0}}], "label": "2018-03-28 06:00", "method": "animate"}, {"args": [["87"], {"frame": {"duration": 0, "redraw": true}, "mode": "immediate", "transition": {"duration": 0}}], "label": "2018-03-28 18:00", "method": "animate"}, {"args": [["88"], {"frame": {"duration": 0, "redraw": true}, "mode": "immediate", "transition": {"duration": 0}}], "label": "2018-03-30 06:00", "method": "animate"}, {"args": [["89"], {"frame": {"duration": 0, "redraw": true}, "mode": "immediate", "transition": {"duration": 0}}], "label": "2018-03-30 18:00", "method": "animate"}], "tickcolor": "rgba(0,0,0,0)", "ticklen": 0, "x": 0.12}], "updatemenus": [{"buttons": [{"args": [null, {"frame": {"duration": 150, "redraw": true}, "fromcurrent": true, "transition": {"duration": 0}}], "label": "Play", "method": "animate"}, {"args": [[null], {"frame": {"duration": 0, "redraw": false}, "mode": "immediate", "transition": {"duration": 0}}], "label": "Pause", "method": "animate"}], "direction": "left", "showactive": false, "type": "buttons", "x": 0, "y": -0.145}], "xaxis": {"anchor": "y", "constrain": "domain", "domain": [0, 0.2733], "range": [-2344.0, -1806.0], "title": {"text": "x [km]"}}, "xaxis2": {"anchor": "y2", "constrain": "domain", "domain": [0.3633, 0.6367], "range": [-2322.0, -1779.0], "title": {"text": "x [km]"}}, "xaxis3": {"anchor": "y3", "constrain": "domain", "domain": [0.7267, 1], "range": [-2321, -1782.0], "title": {"text": "x [km]"}}, "xaxis4": {"anchor": "y4", "domain": [0, 1], "matches": "x4", "showticklabels": false}, "xaxis5": {"anchor": "y5", "domain": [0, 1], "matches": "x4", "showticklabels": false}, "xaxis6": {"anchor": "y6", "domain": [0, 1], "matches": "x4", "showticklabels": true, "title": {"text": "Time"}}, "yaxis": {"anchor": "x", "constrain": "domain", "domain": [0.6378, 1], "range": [700, 1275], "scaleanchor": "x", "scaleratio": 1, "title": {"text": "y [km]"}}, "yaxis2": {"anchor": "x2", "constrain": "domain", "domain": [0.6378, 1], "range": [690.7, 1260.0], "scaleanchor": "x2", "scaleratio": 1}, "yaxis3": {"anchor": "x3", "constrain": "domain", "domain": [0.6378, 1], "range": [689.5, 1262.0], "scaleanchor": "x3", "scaleratio": 1}, "yaxis4": {"anchor": "x4", "domain": [0.4278, 0.5727], "range": [169.5, 212.0], "title": {"text": "SSMIS brightness<br>temperature [K]"}}, "yaxis5": {"anchor": "x5", "domain": [0.218, 0.3629], "range": [-11.56, -7.57], "title": {"text": "ASCAT backscatter<br>coefficient [dB]"}}, "yaxis6": {"anchor": "x6", "domain": [0, 0.153], "range": [0, 0.2919], "title": {"text": "UMelt mean<br>melt presence"}}}}
